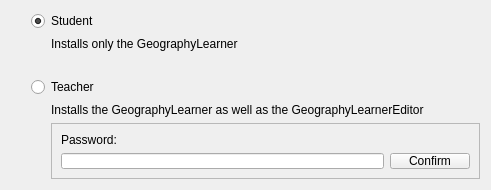
<?xml version="1.0" encoding="UTF-8"?>
<ui version="4.0">
 <class>InstallationWidget</class>
 <widget class="QWidget" name="InstallationWidget">
  <property name="geometry">
   <rect>
    <x>0</x>
    <y>0</y>
    <width>491</width>
    <height>190</height>
   </rect>
  </property>
  <property name="sizePolicy">
   <sizepolicy hsizetype="Preferred" vsizetype="Preferred">
    <horstretch>0</horstretch>
    <verstretch>0</verstretch>
   </sizepolicy>
  </property>
  <property name="minimumSize">
   <size>
    <width>491</width>
    <height>190</height>
   </size>
  </property>
  <property name="windowTitle">
   <string>Form</string>
  </property>
  <layout class="QGridLayout" name="gridLayout">
   <property name="horizontalSpacing">
    <number>0</number>
   </property>
   <property name="verticalSpacing">
    <number>6</number>
   </property>
   <item row="3" column="1">
    <spacer name="verticalSpacer_2">
     <property name="orientation">
      <enum>Qt::Vertical</enum>
     </property>
     <property name="sizeType">
      <enum>QSizePolicy::Fixed</enum>
     </property>
     <property name="sizeHint" stdset="0">
      <size>
       <width>20</width>
       <height>20</height>
      </size>
     </property>
    </spacer>
   </item>
   <item row="6" column="3">
    <widget class="QFrame" name="passwordGroup">
     <property name="frameShape">
      <enum>QFrame::StyledPanel</enum>
     </property>
     <property name="frameShadow">
      <enum>QFrame::Raised</enum>
     </property>
     <layout class="QGridLayout" name="gridLayout_2">
      <item row="0" column="0">
       <widget class="QLabel" name="label_3">
        <property name="text">
         <string>Password:</string>
        </property>
       </widget>
      </item>
      <item row="1" column="1">
       <widget class="QPushButton" name="passwordAccept">
        <property name="text">
         <string>Confirm</string>
        </property>
       </widget>
      </item>
      <item row="1" column="0">
       <widget class="QLineEdit" name="password">
        <property name="text">
         <string/>
        </property>
        <property name="echoMode">
         <enum>QLineEdit::Password</enum>
        </property>
       </widget>
      </item>
      <item row="2" column="0">
       <spacer name="verticalSpacer_3">
        <property name="orientation">
         <enum>Qt::Vertical</enum>
        </property>
        <property name="sizeHint" stdset="0">
         <size>
          <width>20</width>
          <height>40</height>
         </size>
        </property>
       </spacer>
      </item>
     </layout>
    </widget>
   </item>
   <item row="5" column="1" colspan="2">
    <spacer name="horizontalSpacer_2">
     <property name="orientation">
      <enum>Qt::Horizontal</enum>
     </property>
     <property name="sizeType">
      <enum>QSizePolicy::Fixed</enum>
     </property>
     <property name="sizeHint" stdset="0">
      <size>
       <width>20</width>
       <height>1</height>
      </size>
     </property>
    </spacer>
   </item>
   <item row="0" column="1" colspan="3">
    <widget class="QRadioButton" name="studentInstall">
     <property name="sizePolicy">
      <sizepolicy hsizetype="MinimumExpanding" vsizetype="Minimum">
       <horstretch>0</horstretch>
       <verstretch>0</verstretch>
      </sizepolicy>
     </property>
     <property name="text">
      <string>Student</string>
     </property>
     <property name="checked">
      <bool>true</bool>
     </property>
    </widget>
   </item>
   <item row="1" column="2" rowspan="2" colspan="2">
    <widget class="QLabel" name="label">
     <property name="sizePolicy">
      <sizepolicy hsizetype="MinimumExpanding" vsizetype="Minimum">
       <horstretch>0</horstretch>
       <verstretch>0</verstretch>
      </sizepolicy>
     </property>
     <property name="text">
      <string>Installs only the GeographyLearner</string>
     </property>
    </widget>
   </item>
   <item row="0" column="0" rowspan="3">
    <widget class="QLabel" name="label_5">
     <property name="sizePolicy">
      <sizepolicy hsizetype="Fixed" vsizetype="Fixed">
       <horstretch>0</horstretch>
       <verstretch>0</verstretch>
      </sizepolicy>
     </property>
     <property name="text">
      <string/>
     </property>
     <property name="pixmap">
      <pixmap resource="../../../resources/additional.qrc">:/icon.png</pixmap>
     </property>
    </widget>
   </item>
   <item row="4" column="0" rowspan="2">
    <widget class="QLabel" name="label_6">
     <property name="sizePolicy">
      <sizepolicy hsizetype="Fixed" vsizetype="Fixed">
       <horstretch>0</horstretch>
       <verstretch>0</verstretch>
      </sizepolicy>
     </property>
     <property name="text">
      <string/>
     </property>
     <property name="pixmap">
      <pixmap resource="../../../resources/additional.qrc">:/icon.png</pixmap>
     </property>
    </widget>
   </item>
   <item row="5" column="3">
    <widget class="QLabel" name="label_2">
     <property name="sizePolicy">
      <sizepolicy hsizetype="MinimumExpanding" vsizetype="Minimum">
       <horstretch>0</horstretch>
       <verstretch>0</verstretch>
      </sizepolicy>
     </property>
     <property name="text">
      <string>Installs the GeographyLearner as well as the GeographyLearnerEditor</string>
     </property>
    </widget>
   </item>
   <item row="4" column="1" colspan="3">
    <widget class="QRadioButton" name="teacherInstall">
     <property name="sizePolicy">
      <sizepolicy hsizetype="MinimumExpanding" vsizetype="Minimum">
       <horstretch>0</horstretch>
       <verstretch>0</verstretch>
      </sizepolicy>
     </property>
     <property name="text">
      <string>Teacher</string>
     </property>
    </widget>
   </item>
   <item row="1" column="1" rowspan="2">
    <spacer name="horizontalSpacer">
     <property name="orientation">
      <enum>Qt::Horizontal</enum>
     </property>
     <property name="sizeType">
      <enum>QSizePolicy::Fixed</enum>
     </property>
     <property name="sizeHint" stdset="0">
      <size>
       <width>20</width>
       <height>1</height>
      </size>
     </property>
    </spacer>
   </item>
   <item row="6" column="0">
    <spacer name="verticalSpacer">
     <property name="orientation">
      <enum>Qt::Vertical</enum>
     </property>
     <property name="sizeHint" stdset="0">
      <size>
       <width>20</width>
       <height>40</height>
      </size>
     </property>
    </spacer>
   </item>
  </layout>
 </widget>
 <tabstops>
  <tabstop>studentInstall</tabstop>
  <tabstop>teacherInstall</tabstop>
 </tabstops>
 <resources>
  <include location="../../../resources/additional.qrc"/>
 </resources>
 <connections/>
</ui>
